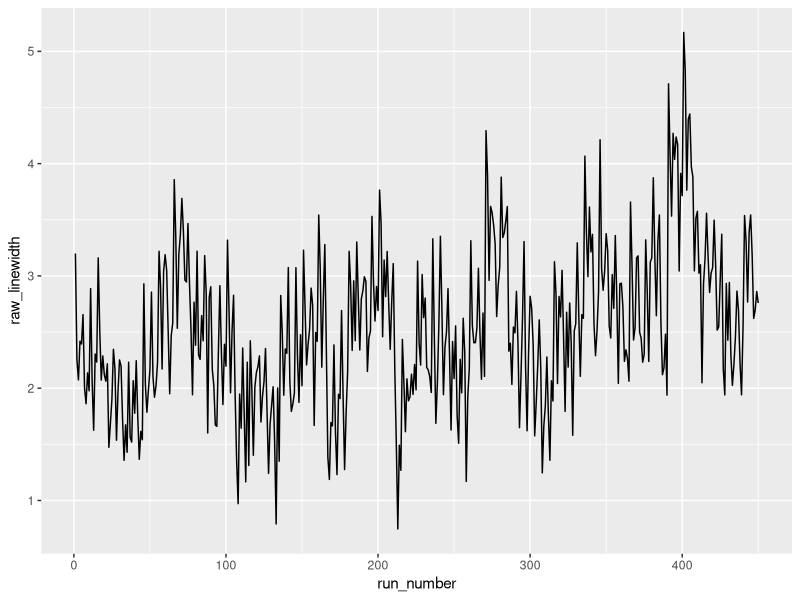
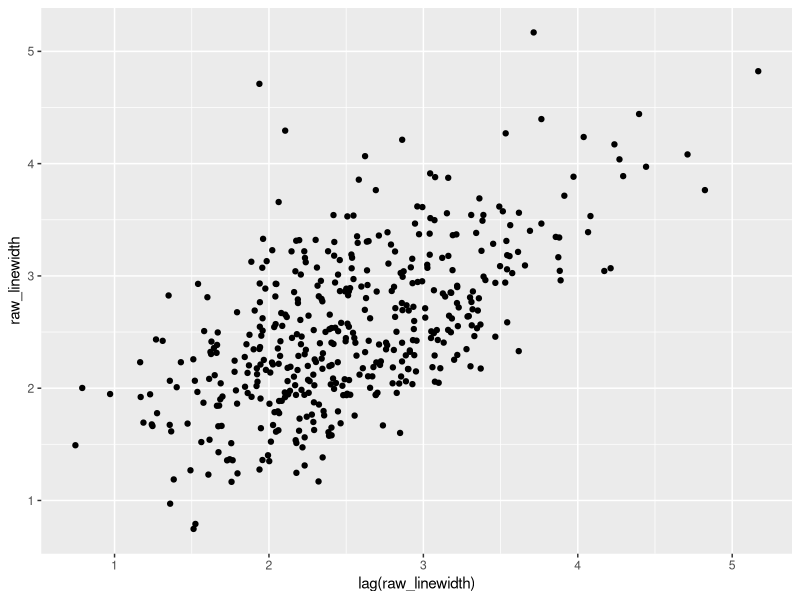
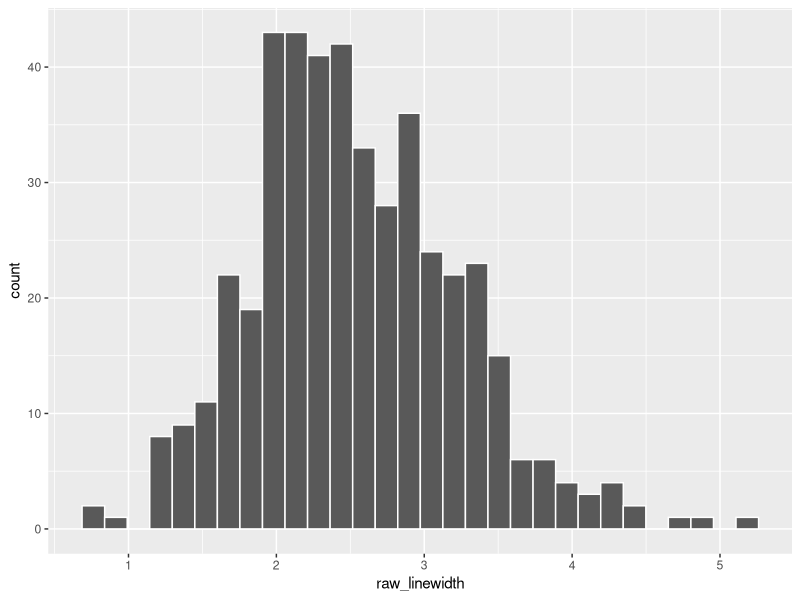
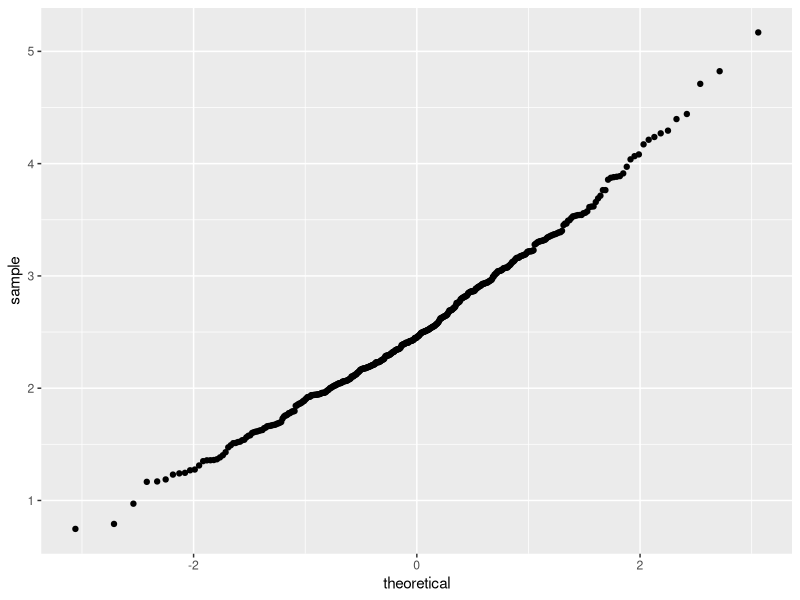
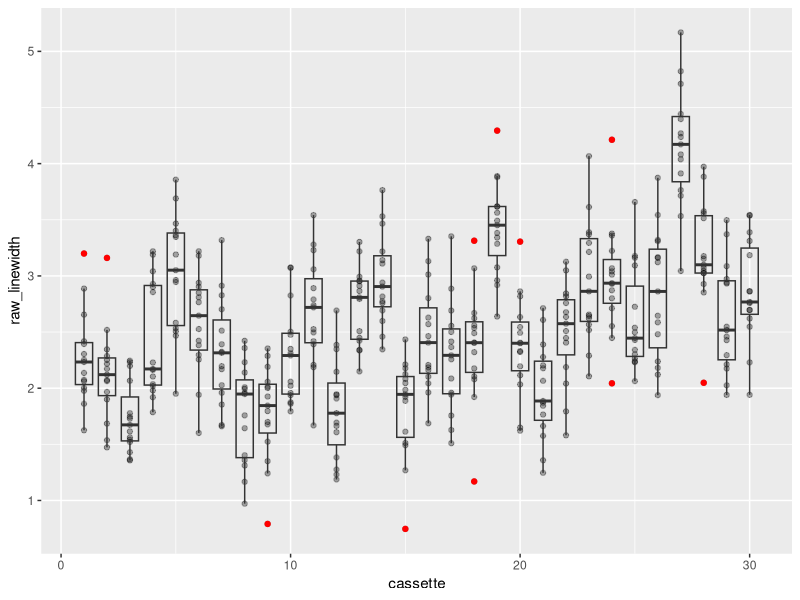
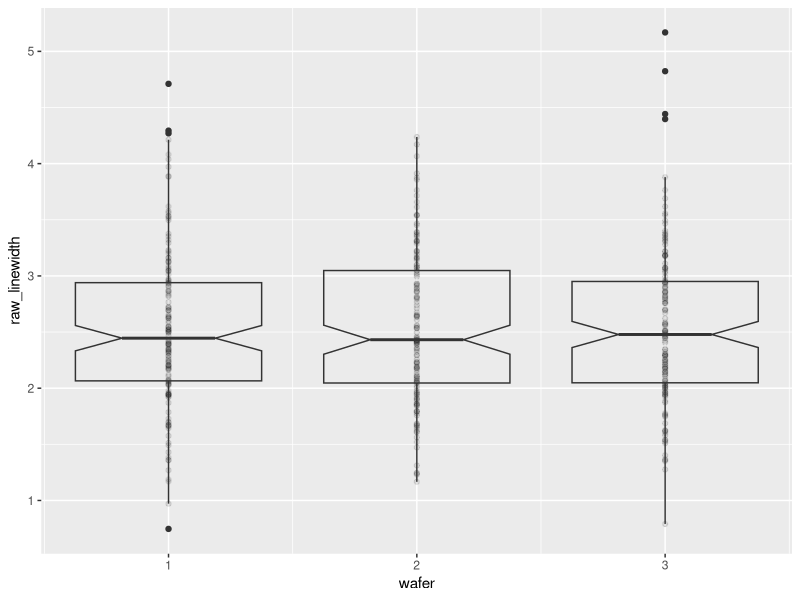
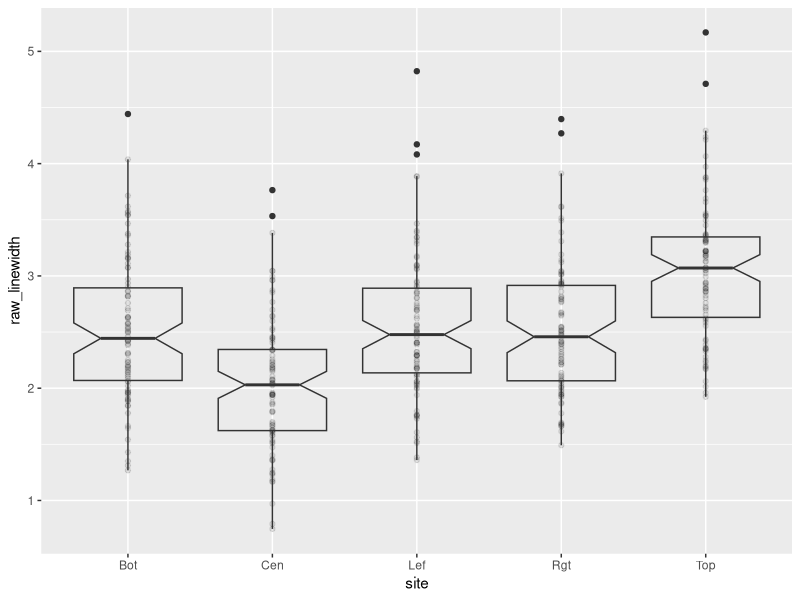
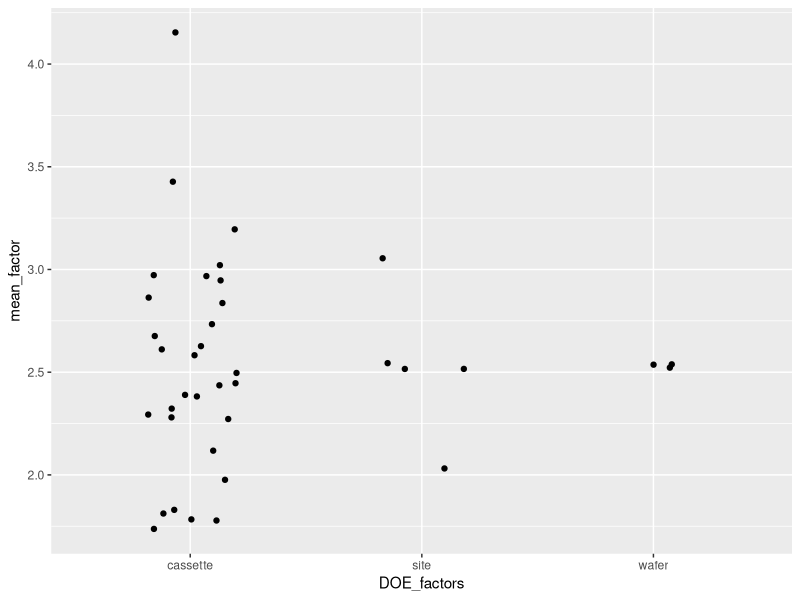

Generate these figures, in order, with R: (Note: this script raises an error after producing the figures.)
## ---- chunk 1
library(magrittr) # used for %$% pipe
library(tidyverse)
library(ggplot2)
library(broom)
## ---- chunk 2
litho <- read_table2("NIST data/monitor-6.6.1.1.dat", 
    skip = 4, col_names = FALSE) %>%
  rename(cassette = X1, wafer = X2, site = X3, raw_linewidth = X4, run_number = X5, cleaned_linewidth = X6)
litho
## ---- chunk 3
ggplot(litho) +
  geom_line(aes(run_number, raw_linewidth))
## ---- chunk 4
ggplot(litho) +
  geom_point(aes(lag(raw_linewidth), raw_linewidth))
## ---- chunk 5
ggplot(litho) +
  geom_histogram(aes(raw_linewidth), colour = "white")
## ---- chunk 6
ggplot(litho) +
  geom_qq(aes(sample = raw_linewidth))
## ---- chunk 7
litho %>% 
  dplyr::select(raw_linewidth, cleaned_linewidth) %>%
  summary()
## ---- chunk 8
ggplot(litho) +
  geom_point(aes(cassette, raw_linewidth), alpha = 1/3) +
  geom_boxplot(aes(cassette, raw_linewidth, group = cassette), alpha = 0, outlier.alpha = 1, outlier.colour = "red")
## ---- chunk 9
ggplot(litho) +
  geom_point(aes(wafer, raw_linewidth), alpha = 1/10) +
  geom_boxplot(aes(wafer, raw_linewidth, group = wafer), alpha = 0, notch = TRUE, outlier.alpha = 1)
## ---- chunk 10
ggplot(litho) +
  geom_point(aes(site, raw_linewidth), alpha = 1/10) +
  geom_boxplot(aes(site, raw_linewidth), alpha = 0, notch = TRUE, outlier.alpha = 1)
## ---- chunk 11
litho_DOE <- litho %>% 
  gather(`cassette`, `wafer`, `site`, key = DOE_factors, value = "value")
litho_DOE

litho_group <- litho_DOE %>%
  group_by(DOE_factors, value)
litho_group

litho_summary <- litho_group %>%
  summarise(mean_factor = mean(raw_linewidth), count = n())
litho_summary
## ---- chunk 12
ggplot(litho_summary) +
  geom_jitter(aes(DOE_factors, mean_factor), width = 0.2)
## ---- chunk 13
litho_summary_sd <- litho_group %>%
  summarise(sd_factor = sd(raw_linewidth), count = n())
litho_summary_sd
## ---- chunk 14
ggplot(litho_summary_sd) +
  geom_jitter(aes(DOE_factors, sd_factor), width = 0.2)
## ---- chunk 15

sd_lw <- litho %$%
  sd(raw_linewidth)

mean_lw <- litho %$%
  mean(raw_linewidth)

ggplot(litho) +
  geom_line(aes(run_number, raw_linewidth)) +
  geom_hline(yintercept = mean_lw + 2*sd_lw, linetype = "dashed") +
  geom_hline(yintercept = mean_lw - 2*sd_lw, linetype = "dashed") +
  geom_hline(yintercept = mean_lw)

## ---- chunk 16
litho_wafer <- litho %>%
  group_by(cassette, wafer) %>%
  summarise(wafer_mean = mean(raw_linewidth), wafer_sd = sd(raw_linewidth)) %>%
  rowid_to_column(var = "wafer_number") %>%
  ungroup()

litho_wafer
## ---- chunk 17
sd_wafer <- litho_wafer %$%
  sd(wafer_mean)

rms_sd_wafer <- litho_wafer %>%
  dplyr::select(wafer_sd) %>%
  mutate(sd_squared = wafer_sd^2) %$%
  sqrt(mean(sd_squared))

mean_wafer_sd <- litho_wafer %$%
  mean(wafer_sd)

mean_wafer_sd
sd_wafer
rms_sd_wafer
## ---- chunk 18
ggplot(litho_wafer) +
  geom_line(aes(wafer_number, wafer_mean)) +
  geom_hline(yintercept = mean_lw + 2*sd_wafer/sqrt(5), linetype = "dashed") +
  geom_hline(yintercept = mean_lw - 2*sd_wafer/sqrt(5), linetype = "dashed") +
  geom_hline(yintercept = mean_lw)
## ---- chunk 19
ggplot(litho_wafer) +
 geom_histogram(aes(wafer_sd), colour = "white")

ggplot(litho_wafer) +
  geom_line(aes(wafer_number, wafer_sd)) +
  geom_hline(yintercept = 2*rms_sd_wafer)
## ---- chunk 20
litho_cassette <- litho %>%
  group_by(cassette) %>%
  summarise(cassette_mean = mean(raw_linewidth), cassette_sd = sd(raw_linewidth)) %>%
  ungroup()

litho_cassette
## ---- chunk 21
ggplot(litho_cassette) +
  geom_line(aes(cassette, cassette_mean)) +
  geom_hline(yintercept = mean_lw + 2*sd_lw/sqrt(15), linetype = "dashed") +
  geom_hline(yintercept = mean_lw - 2*sd_wafer/sqrt(15), linetype = "dashed") +
  geom_hline(yintercept = mean_lw)
## ---- chunk 22
rms_sd_cassette <- litho_cassette %>%
  dplyr::select(cassette_sd) %>%
  mutate(sd_squared = cassette_sd^2) %$%
  sqrt(mean(sd_squared))


ggplot(litho_cassette) +
  geom_line(aes(cassette, cassette_sd)) +
  geom_hline(yintercept = 2*rms_sd_cassette, linetype = "dashed")
## ---- chunk 23
library(lme4)
library(broom)
## ---- chunk 24
random_effects_model <- lmer(raw_linewidth ~ 1|cassette/wafer, data = litho)
summary(random_effects_model)

augment(random_effects_model)

ggplot(augment(random_effects_model)) +
  geom_line(aes(seq_along(raw_linewidth), raw_linewidth)) +
  geom_line(aes(seq_along(raw_linewidth), .fitted), colour = "red")
